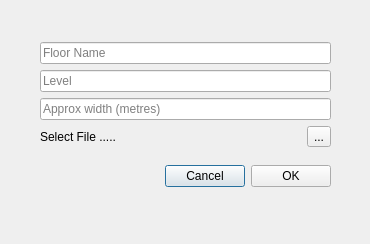
<?xml version="1.0" encoding="UTF-8"?>
<ui version="4.0">
 <class>AddFloorPlanWindow</class>
 <widget class="QDialog" name="AddFloorPlanWindow">
  <property name="geometry">
   <rect>
    <x>0</x>
    <y>0</y>
    <width>370</width>
    <height>244</height>
   </rect>
  </property>
  <property name="minimumSize">
   <size>
    <width>0</width>
    <height>0</height>
   </size>
  </property>
  <property name="windowTitle">
   <string>Dialog</string>
  </property>
  <widget class="QWidget" name="layoutWidget">
   <property name="geometry">
    <rect>
     <x>40</x>
     <y>30</y>
     <width>291</width>
     <height>170</height>
    </rect>
   </property>
   <layout class="QVBoxLayout" name="verticalLayout_3">
    <item>
     <layout class="QVBoxLayout" name="verticalLayout_2">
      <item>
       <layout class="QVBoxLayout" name="verticalLayout">
        <item>
         <layout class="QHBoxLayout" name="horizontalLayout">
          <item>
           <widget class="QLineEdit" name="floorNameLineEdit">
            <property name="minimumSize">
             <size>
              <width>250</width>
              <height>0</height>
             </size>
            </property>
            <property name="placeholderText">
             <string>Floor Name</string>
            </property>
           </widget>
          </item>
         </layout>
        </item>
        <item>
         <layout class="QHBoxLayout" name="horizontalLayout_2">
          <item>
           <widget class="QLineEdit" name="levelLineEdit">
            <property name="minimumSize">
             <size>
              <width>250</width>
              <height>0</height>
             </size>
            </property>
            <property name="placeholderText">
             <string>Level</string>
            </property>
           </widget>
          </item>
         </layout>
        </item>
       </layout>
      </item>
      <item>
       <widget class="QLineEdit" name="widthLineEdit">
        <property name="inputMask">
         <string/>
        </property>
        <property name="placeholderText">
         <string>Approx width (metres)</string>
        </property>
       </widget>
      </item>
      <item>
       <layout class="QHBoxLayout" name="horizontalLayout_3">
        <item>
         <widget class="QLabel" name="filePathLabel">
          <property name="minimumSize">
           <size>
            <width>250</width>
            <height>0</height>
           </size>
          </property>
          <property name="text">
           <string>Select File .....</string>
          </property>
         </widget>
        </item>
        <item>
         <widget class="QToolButton" name="toolButton">
          <property name="text">
           <string>...</string>
          </property>
         </widget>
        </item>
       </layout>
      </item>
     </layout>
    </item>
    <item>
     <layout class="QHBoxLayout" name="horizontalLayout_4">
      <item>
       <spacer name="horizontalSpacer">
        <property name="orientation">
         <enum>Qt::Horizontal</enum>
        </property>
        <property name="sizeHint" stdset="0">
         <size>
          <width>40</width>
          <height>20</height>
         </size>
        </property>
       </spacer>
      </item>
      <item>
       <widget class="QPushButton" name="cancelPushButton">
        <property name="maximumSize">
         <size>
          <width>100</width>
          <height>16777215</height>
         </size>
        </property>
        <property name="text">
         <string>Cancel</string>
        </property>
       </widget>
      </item>
      <item>
       <widget class="QPushButton" name="okPushButton">
        <property name="maximumSize">
         <size>
          <width>100</width>
          <height>16777215</height>
         </size>
        </property>
        <property name="text">
         <string>OK</string>
        </property>
       </widget>
      </item>
     </layout>
    </item>
   </layout>
  </widget>
 </widget>
 <tabstops>
  <tabstop>okPushButton</tabstop>
  <tabstop>cancelPushButton</tabstop>
  <tabstop>floorNameLineEdit</tabstop>
  <tabstop>levelLineEdit</tabstop>
  <tabstop>toolButton</tabstop>
 </tabstops>
 <resources/>
 <connections/>
</ui>
